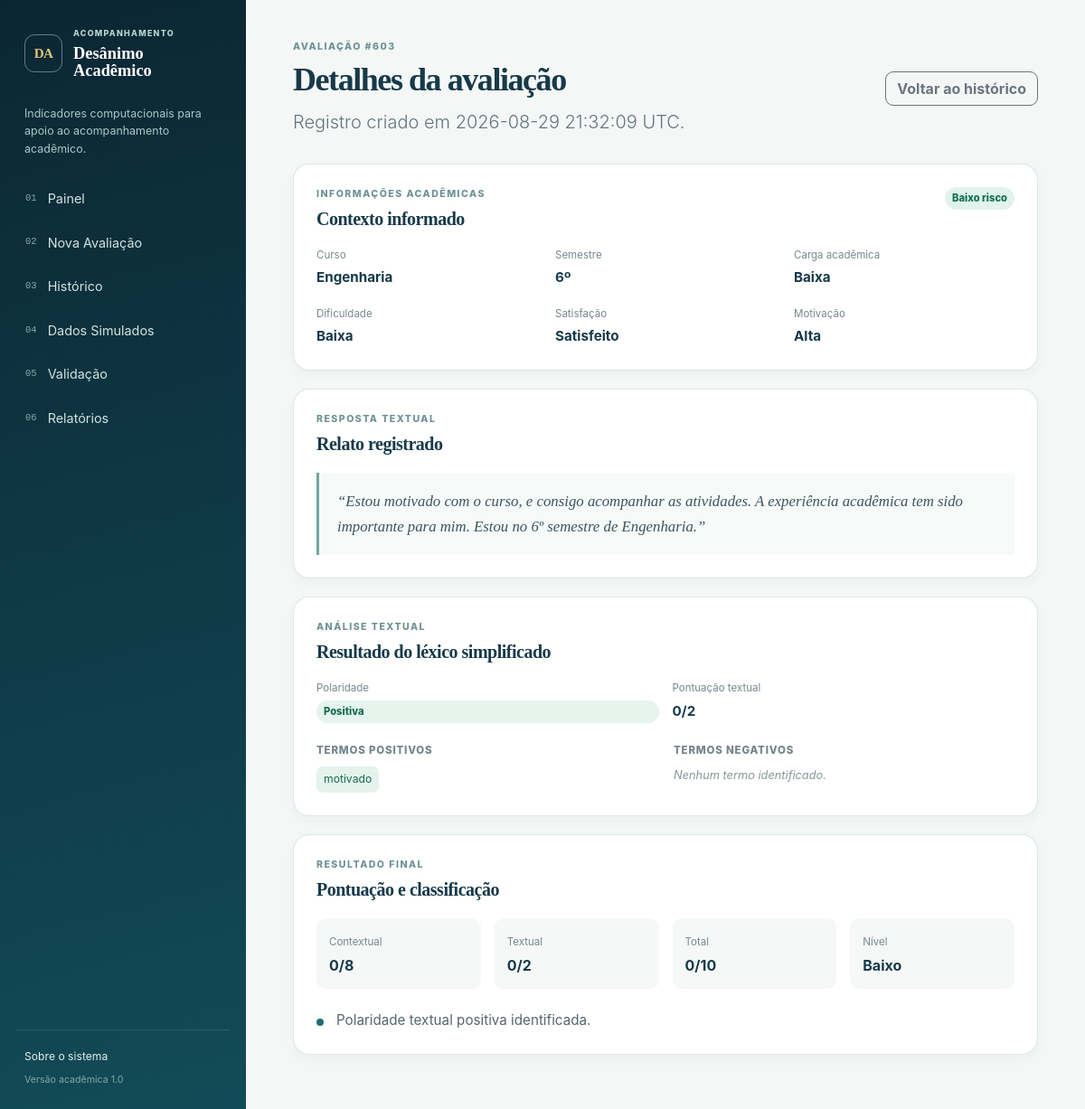
Page /avaliacoes/603 on the committed database.
### tables this page shows
CREATE TABLE assessments (
    id INTEGER PRIMARY KEY AUTOINCREMENT,
    course TEXT NOT NULL,
    semester INTEGER NOT NULL CHECK (semester BETWEEN 1 AND 10),
    academic_workload TEXT NOT NULL,
    difficulty TEXT NOT NULL,
    satisfaction TEXT NOT NULL,
    motivation TEXT NOT NULL,
    text_response TEXT NOT NULL,
    text_polarity TEXT NOT NULL CHECK (text_polarity IN ('positive', 'neutral', 'negative')),
    text_score INTEGER NOT NULL CHECK (text_score BETWEEN 0 AND 2),
    positive_terms TEXT NOT NULL DEFAULT '[]',
    negative_terms TEXT NOT NULL DEFAULT '[]',
    contextual_score INTEGER NOT NULL CHECK (contextual_score BETWEEN 0 AND 8),
    total_score INTEGER NOT NULL CHECK (total_score BETWEEN 0 AND 10),
    risk_level TEXT NOT NULL CHECK (risk_level IN ('Baixo', 'Médio', 'Alto')),
    expected_risk TEXT,
    is_simulated INTEGER NOT NULL DEFAULT 0 CHECK (is_simulated IN (0, 1)),
    created_at TEXT NOT NULL
);

### routes/assessment_routes.py (the view)
@assessment_bp.route('/avaliacoes/<int:assessment_id>')
def detail(assessment_id: int):
    assessment = get_assessment_by_id(current_app.config['DATABASE_PATH'], assessment_id)
    if assessment is None:
        abort(404)
    contextual_components = {
        field: CONTEXTUAL_RULES[field][getattr(assessment, field)]
        for field in CONTEXTUAL_RULES
    }
    factors = identificar_fatores(contextual_components, assessment.text_polarity)
    return render_template('assessment_detail.html', assessment=assessment, factors=factors)

### database/db.py (called while the page is built)
def get_connection(database_path: str) -> sqlite3.Connection:
    connection = sqlite3.connect(database_path)
    connection.row_factory = sqlite3.Row
    return connection

def get_assessment_by_id(database_path: str, assessment_id: int) -> Assessment | None:
    with get_connection(database_path) as connection:
        row = connection.execute(
            'SELECT * FROM assessments WHERE id = ?', (assessment_id,)
        ).fetchone()
    return Assessment.from_row(row) if row else None

### models/assessment.py (called while the page is built)
    @property
    def formatted_date(self) -> str:
        if not self.created_at:
            return '—'
        return self.created_at.replace(' UTC', ' UTC')

### services/risk_calculation.py (called while the page is built)
def identificar_fatores(
    contextual_components: Mapping[str, int],
    text_polarity: str,
) -> list[str]:
    factors: list[str] = []
    for field, points in contextual_components.items():
        if points > 0:
            factors.append(FACTOR_DESCRIPTIONS[field][points])
    if text_polarity == 'negative':
        factors.append('Polaridade textual negativa identificada.')
    elif text_polarity == 'neutral':
        factors.append('Polaridade textual neutra identificada.')
    else:
        factors.append('Polaridade textual positiva identificada.')
    return factors

### templates/assessment_detail.html (shortened to what this page needs)
{% extends 'base.html' %}
{% block content %}
<section class="page-heading compact-heading"><div><p class="eyebrow">AVALIAÇÃO #{{ assessment.id }}</p><h2>Detalhes da avaliação</h2><p class="lead">Registro criado em {{ assessment.formatted_date }}.</p></div><a class="btn btn-outline-secondary" href="{{ url_for('dashboard.history') }}">Voltar ao histórico</a></section>
<section class="detail-layout">
<article class="panel detail-main"><div class="panel-heading"><div><p class="eyebrow">INFORMAÇÕES ACADÊMICAS</p><h3>Contexto informado</h3></div><span class="risk-badge {{ assessment.risk_level|risk_class }}">{{ assessment.risk_level }} risco</span></div>
<div class="detail-grid"><div><span>Curso</span><strong>{{ assessment.course }}</strong></div><div><span>Semestre</span><strong>{{ assessment.semester }}º</strong></div><div><span>Carga acadêmica</span><strong>{{ assessment.academic_workload }}</strong></div><div><span>Dificuldade</span><strong>{{ assessment.difficulty }}</strong></div><div><span>Satisfação</span><strong>{{ assessment.satisfaction }}</strong></div><div><span>Motivação</span><strong>{{ assessment.motivation }}</strong></div></div></article>
<article class="panel detail-main"><div class="panel-heading"><div><p class="eyebrow">RESPOSTA TEXTUAL</p><h3>Relato registrado</h3></div></div><blockquote class="student-response">“{{ assessment.text_response }}”</blockquote></article>
<article class="panel detail-main"><div class="panel-heading"><div><p class="eyebrow">ANÁLISE TEXTUAL</p><h3>Resultado do léxico simplificado</h3></div></div><div class="analysis-stat-grid"><div><span>Polaridade</span><strong class="polarity polarity-{{ assessment.text_polarity }}">{{ assessment.text_polarity|polarity_label }}</strong></div><div><span>Pontuação textual</span><strong>{{ assessment.text_score }}/2</strong></div></div><div class="term-columns"><div><p>Termos positivos</p><div class="term-list">{% for term in assessment.positive_terms %}<span class="term-positive">{{ term }}</span>{% else %}<em>Nenhum termo identificado.</em>{% endfor %}</div></div><div><p>Termos negativos</p><div class="term-list">{% for term in assessment.negative_terms %}<span class="term-negative">{{ term }}</span>{% else %}<em>Nenhum termo identificado.</em>{% endfor %}</div></div></div></article>
<article class="panel detail-main"><div class="panel-heading"><div><p class="eyebrow">RESULTADO FINAL</p><h3>Pontuação e classificação</h3></div></div><div class="result-summary"><div><span>Contextual</span><strong>{{ assessment.contextual_score }}/8</strong></div><div><span>Textual</span><strong>{{ assessment.text_score }}/2</strong></div><div><span>Total</span><strong>{{ assessment.total_score }}/10</strong></div><div><span>Nível</span><strong>{{ assessment.risk_level }}</strong></div></div><ul class="factor-list mt-4">{% for factor in factors %}<li>{{ factor }}</li>{% endfor %}</ul></article>
</section>
{% endblock %}

### static/css/style.css (style rules this page uses)
:root { --ink: #173a4a; --ink-deep: #0b2633; --teal: #1f6e74; --aqua: #dcebea; --mist: #f4f7f6; --paper: #ffffff; --line: #dce5e3; --muted: #63757d; --low: #1b8f70; --medium: #d68b1f; --high: #c64c53; --shadow: 0 12px 32px rgba(18, 53, 62, 0.08); --radius: 18px; }
* { box-sizing: border-box; }
body { margin: 0; color: var(--ink); background: var(--mist); font-family: Inter, ui-sans-serif, system-ui, -apple-system, BlinkMacSystemFont, "Segoe UI", sans-serif; font-size: 0.95rem; }
a { color: inherit; text-decoration: none; }
.brand-eyebrow, .eyebrow { margin: 0 0 7px; color: #6d9294; font-size: .66rem; font-weight: 800; letter-spacing: .14em; text-transform: uppercase; }
.page-heading { display: flex; align-items: flex-start; justify-content: space-between; gap: 28px; margin-bottom: 30px; }
.page-heading h2 { margin: 0; color: var(--ink); font-family: Georgia, serif; font-size: clamp(2rem, 3vw, 2.65rem); font-weight: 600; letter-spacing: -.04em; }
.lead { max-width: 670px; margin: 9px 0 0; color: var(--muted); line-height: 1.6; }
.compact-heading { align-items: center; }
.btn { border-radius: 9px; font-weight: 700; transition: transform .16s cubic-bezier(.23,1,.32,1), box-shadow .16s ease; }
.panel { border: 1px solid rgba(218, 229, 227, .9); border-radius: var(--radius); background: var(--paper); box-shadow: 0 5px 14px rgba(21, 53, 61, .035); }
.panel-heading { display: flex; align-items: flex-start; justify-content: space-between; gap: 16px; margin-bottom: 20px; }
.panel h3 { margin: 0; font-family: Georgia, serif; font-size: 1.25rem; font-weight: 600; letter-spacing: -.025em; }
.risk-badge, .polarity, .status-ok, .status-error { display: inline-block; padding: 4px 8px; border-radius: 20px; font-size: .7rem; font-weight: 800; white-space: nowrap; }
.risk-low { color: #117054; background: #e1f3ec; }
.polarity-positive { color: #196c53; background: #e5f4ec; }
.factor-list { display: grid; gap: 10px; margin: 0; padding: 0; list-style: none; }
.factor-list li { position: relative; padding-left: 22px; color: #52676e; line-height: 1.5; }
.factor-list li::before { content: ""; position: absolute; top: .56em; left: 0; width: 8px; height: 8px; border-radius: 50%; background: var(--teal); }
.detail-layout { display: grid; gap: 20px; }
.detail-main { padding: 25px; }
.detail-grid { display: grid; grid-template-columns: repeat(3, 1fr); gap: 20px; }
.detail-grid div, .analysis-stat-grid div { display: grid; gap: 5px; }
.detail-grid span, .analysis-stat-grid span, .result-summary span { color: #77888d; font-size: .72rem; }
.detail-grid strong { font-size: .95rem; }
.student-response { max-width: 960px; margin: 0; padding: 18px 20px; border-left: 3px solid #73a6a2; color: #3b555d; background: #f6faf9; font-family: Georgia, serif; font-size: 1.05rem; font-style: italic; line-height: 1.65; }
.analysis-stat-grid { display: grid; grid-template-columns: repeat(2, 1fr); gap: 15px; margin-bottom: 22px; }
.term-columns { display: grid; grid-template-columns: repeat(2, 1fr); gap: 18px; }
.term-columns p { margin: 0 0 9px; color: #73848a; font-size: .72rem; font-weight: 800; letter-spacing: .07em; text-transform: uppercase; }
.term-list { display: flex; flex-wrap: wrap; gap: 7px; }
.term-list em { color: #89969b; font-size: .8rem; }
.term-positive, .term-negative { padding: 5px 8px; border-radius: 7px; font-size: .76rem; }
.term-positive { color: #176a51; background: #e4f3ec; }
.result-summary { display: grid; grid-template-columns: repeat(4, 1fr); gap: 15px; }
.result-summary div { padding: 14px; border-radius: 10px; background: #f5f8f7; }
.result-summary strong { display: block; margin-top: 4px; font-size: 1rem; }
@media (prefers-reduced-motion: no-preference) { .panel, .metric-card { animation: surface-in .28s cubic-bezier(.23,1,.32,1) both; } }

### rows in the picture
assessments: id "603", formatted_date "2026-08-29 21:32:09 UTC", risk_level "Baixo", course "Engenharia", semester "6", academic_workload "Baixa", difficulty "Baixa", satisfaction "Satisfeito", motivation "Alta", text_response "Estou motivado com o curso, e consigo acompanhar as atividades. A experiência acadêmica tem sido importante para mim. Estou no 6º semestre de Engenharia.", text_polarity|polarity_label "Positiva", text_score "0", contextual_score "0", total_score "0"

### other values in the picture
{{ term }} "motivado"
{{ factor }} "Polaridade textual positiva identificada."
